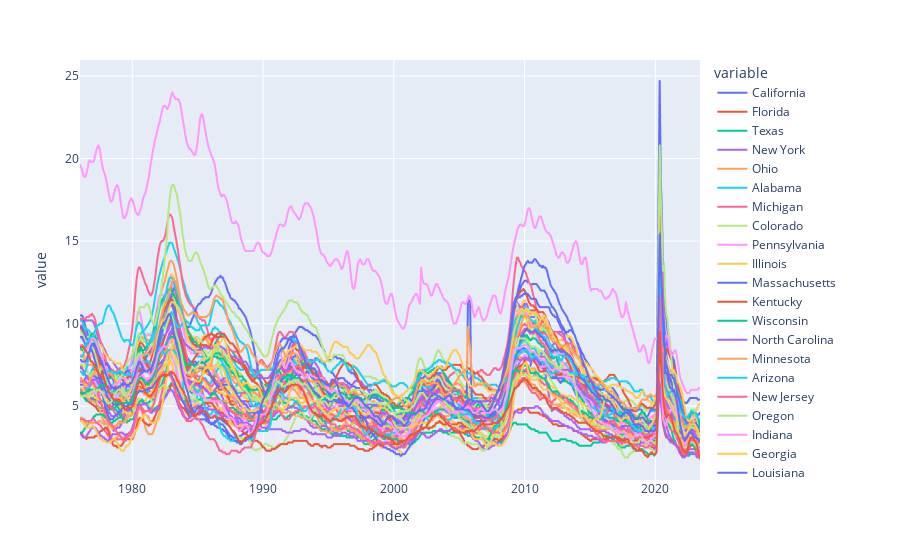

The cell this chart's notebook holds for it:
### Code cell
# Plot States Unemployment Rate
px.line(uemp_states)

### Figure 1 — Plotly figure (JSON) as saved in the notebook; plotly's stock layout.template omitted (floating-point values rounded to 4 significant figures; data arrays with more than 128 entries replaced by an {"elided": "..."} marker saying what was removed)
{"data": [{"hovertemplate": "variable=California<br>index=%{x}<br>value=%{y}<extra></extra>", "legendgroup": "California", "line": {"color": "#636efa", "dash": "solid"}, "marker": {"symbol": "circle"}, "mode": "lines", "name": "California", "showlegend": true, "type": "scattergl", "x": {"elided": "568 str values"}, "xaxis": "x", "y": {"elided": "568 float values"}, "yaxis": "y"}, {"hovertemplate": "variable=Florida<br>index=%{x}<br>value=%{y}<extra></extra>", "legendgroup": "Florida", "line": {"color": "#EF553B", "dash": "solid"}, "marker": {"symbol": "circle"}, "mode": "lines", "name": "Florida", "showlegend": true, "type": "scattergl", "x": {"elided": "568 str values"}, "xaxis": "x", "y": {"elided": "568 float values"}, "yaxis": "y"}, {"hovertemplate": "variable=Texas<br>index=%{x}<br>value=%{y}<extra></extra>", "legendgroup": "Texas", "line": {"color": "#00cc96", "dash": "solid"}, "marker": {"symbol": "circle"}, "mode": "lines", "name": "Texas", "showlegend": true, "type": "scattergl", "x": {"elided": "568 str values"}, "xaxis": "x", "y": {"elided": "568 float values"}, "yaxis": "y"}, {"hovertemplate": "variable=New York<br>index=%{x}<br>value=%{y}<extra></extra>", "legendgroup": "New York", "line": {"color": "#ab63fa", "dash": "solid"}, "marker": {"symbol": "circle"}, "mode": "lines", "name": "New York", "showlegend": true, "type": "scattergl", "x": {"elided": "568 str values"}, "xaxis": "x", "y": {"elided": "568 float values"}, "yaxis": "y"}, {"hovertemplate": "variable=Ohio<br>index=%{x}<br>value=%{y}<extra></extra>", "legendgroup": "Ohio", "line": {"color": "#FFA15A", "dash": "solid"}, "marker": {"symbol": "circle"}, "mode": "lines", "name": "Ohio", "showlegend": true, "type": "scattergl", "x": {"elided": "568 str values"}, "xaxis": "x", "y": {"elided": "568 float values"}, "yaxis": "y"}, {"hovertemplate": "variable=Alabama<br>index=%{x}<br>value=%{y}<extra></extra>", "legendgroup": "Alabama", "line": {"color": "#19d3f3", "dash": "solid"}, "marker": {"symbol": "circle"}, "mode": "lines", "name": "Alabama", "showlegend": true, "type": "scattergl", "x": {"elided": "568 str values"}, "xaxis": "x", "y": {"elided": "568 float values"}, "yaxis": "y"}, {"hovertemplate": "variable=Michigan<br>index=%{x}<br>value=%{y}<extra></extra>", "legendgroup": "Michigan", "line": {"color": "#FF6692", "dash": "solid"}, "marker": {"symbol": "circle"}, "mode": "lines", "name": "Michigan", "showlegend": true, "type": "scattergl", "x": {"elided": "568 str values"}, "xaxis": "x", "y": {"elided": "568 float values"}, "yaxis": "y"}, {"hovertemplate": "variable=Colorado<br>index=%{x}<br>value=%{y}<extra></extra>", "legendgroup": "Colorado", "line": {"color": "#B6E880", "dash": "solid"}, "marker": {"symbol": "circle"}, "mode": "lines", "name": "Colorado", "showlegend": true, "type": "scattergl", "x": {"elided": "568 str values"}, "xaxis": "x", "y": {"elided": "568 float values"}, "yaxis": "y"}, {"hovertemplate": "variable=Pennsylvania<br>index=%{x}<br>value=%{y}<extra></extra>", "legendgroup": "Pennsylvania", "line": {"color": "#FF97FF", "dash": "solid"}, "marker": {"symbol": "circle"}, "mode": "lines", "name": "Pennsylvania", "showlegend": true, "type": "scattergl", "x": {"elided": "568 str values"}, "xaxis": "x", "y": {"elided": "568 float values"}, "yaxis": "y"}, {"hovertemplate": "variable=Illinois<br>index=%{x}<br>value=%{y}<extra></extra>", "legendgroup": "Illinois", "line": {"color": "#FECB52", "dash": "solid"}, "marker": {"symbol": "circle"}, "mode": "lines", "name": "Illinois", "showlegend": true, "type": "scattergl", "x": {"elided": "568 str values"}, "xaxis": "x", "y": {"elided": "568 float values"}, "yaxis": "y"}, {"hovertemplate": "variable=Massachusetts<br>index=%{x}<br>value=%{y}<extra></extra>", "legendgroup": "Massachusetts", "line": {"color": "#636efa", "dash": "solid"}, "marker": {"symbol": "circle"}, "mode": "lines", "name": "Massachusetts", "showlegend": true, "type": "scattergl", "x": {"elided": "568 str values"}, "xaxis": "x", "y": {"elided": "568 float values"}, "yaxis": "y"}, {"hovertemplate": "variable=Kentucky<br>index=%{x}<br>value=%{y}<extra></extra>", "legendgroup": "Kentucky", "line": {"color": "#EF553B", "dash": "solid"}, "marker": {"symbol": "circle"}, "mode": "lines", "name": "Kentucky", "showlegend": true, "type": "scattergl", "x": {"elided": "568 str values"}, "xaxis": "x", "y": {"elided": "568 float values"}, "yaxis": "y"}, {"hovertemplate": "variable=Wisconsin<br>index=%{x}<br>value=%{y}<extra></extra>", "legendgroup": "Wisconsin", "line": {"color": "#00cc96", "dash": "solid"}, "marker": {"symbol": "circle"}, "mode": "lines", "name": "Wisconsin", "showlegend": true, "type": "scattergl", "x": {"elided": "568 str values"}, "xaxis": "x", "y": {"elided": "568 float values"}, "yaxis": "y"}, {"hovertemplate": "variable=North Carolina<br>index=%{x}<br>value=%{y}<extra></extra>", "legendgroup": "North Carolina", "line": {"color": "#ab63fa", "dash": "solid"}, "marker": {"symbol": "circle"}, "mode": "lines", "name": "North Carolina", "showlegend": true, "type": "scattergl", "x": {"elided": "568 str values"}, "xaxis": "x", "y": {"elided": "568 float values"}, "yaxis": "y"}, {"hovertemplate": "variable=Minnesota<br>index=%{x}<br>value=%{y}<extra></extra>", "legendgroup": "Minnesota", "line": {"color": "#FFA15A", "dash": "solid"}, "marker": {"symbol": "circle"}, "mode": "lines", "name": "Minnesota", "showlegend": true, "type": "scattergl", "x": {"elided": "568 str values"}, "xaxis": "x", "y": {"elided": "568 float values"}, "yaxis": "y"}, {"hovertemplate": "variable=Arizona<br>index=%{x}<br>value=%{y}<extra></extra>", "legendgroup": "Arizona", "line": {"color": "#19d3f3", "dash": "solid"}, "marker": {"symbol": "circle"}, "mode": "lines", "name": "Arizona", "showlegend": true, "type": "scattergl", "x": {"elided": "568 str values"}, "xaxis": "x", "y": {"elided": "568 float values"}, "yaxis": "y"}, {"hovertemplate": "variable=New Jersey<br>index=%{x}<br>value=%{y}<extra></extra>", "legendgroup": "New Jersey", "line": {"color": "#FF6692", "dash": "solid"}, "marker": {"symbol": "circle"}, "mode": "lines", "name": "New Jersey", "showlegend": true, "type": "scattergl", "x": {"elided": "568 str values"}, "xaxis": "x", "y": {"elided": "568 float values"}, "yaxis": "y"}, {"hovertemplate": "variable=Oregon<br>index=%{x}<br>value=%{y}<extra></extra>", "legendgroup": "Oregon", "line": {"color": "#B6E880", "dash": "solid"}, "marker": {"symbol": "circle"}, "mode": "lines", "name": "Oregon", "showlegend": true, "type": "scattergl", "x": {"elided": "568 str values"}, "xaxis": "x", "y": {"elided": "568 float values"}, "yaxis": "y"}, {"hovertemplate": "variable=Indiana<br>index=%{x}<br>value=%{y}<extra></extra>", "legendgroup": "Indiana", "line": {"color": "#FF97FF", "dash": "solid"}, "marker": {"symbol": "circle"}, "mode": "lines", "name": "Indiana", "showlegend": true, "type": "scattergl", "x": {"elided": "568 str values"}, "xaxis": "x", "y": {"elided": "568 float values"}, "yaxis": "y"}, {"hovertemplate": "variable=Georgia<br>index=%{x}<br>value=%{y}<extra></extra>", "legendgroup": "Georgia", "line": {"color": "#FECB52", "dash": "solid"}, "marker": {"symbol": "circle"}, "mode": "lines", "name": "Georgia", "showlegend": true, "type": "scattergl", "x": {"elided": "568 str values"}, "xaxis": "x", "y": {"elided": "568 float values"}, "yaxis": "y"}, {"hovertemplate": "variable=Louisiana<br>index=%{x}<br>value=%{y}<extra></extra>", "legendgroup": "Louisiana", "line": {"color": "#636efa", "dash": "solid"}, "marker": {"symbol": "circle"}, "mode": "lines", "name": "Louisiana", "showlegend": true, "type": "scattergl", "x": {"elided": "568 str values"}, "xaxis": "x", "y": {"elided": "568 float values"}, "yaxis": "y"}, {"hovertemplate": "variable=South Carolina<br>index=%{x}<br>value=%{y}<extra></extra>", "legendgroup": "South Carolina", "line": {"color": "#EF553B", "dash": "solid"}, "marker": {"symbol": "circle"}, "mode": "lines", "name": "South Carolina", "showlegend": true, "type": "scattergl", "x": {"elided": "568 str values"}, "xaxis": "x", "y": {"elided": "568 float values"}, "yaxis": "y"}, {"hovertemplate": "variable=Washington<br>index=%{x}<br>value=%{y}<extra></extra>", "legendgroup": "Washington", "line": {"color": "#00cc96", "dash": "solid"}, "marker": {"symbol": "circle"}, "mode": "lines", "name": "Washington", "showlegend": true, "type": "scattergl", "x": {"elided": "568 str values"}, "xaxis": "x", "y": {"elided": "568 float values"}, "yaxis": "y"}, {"hovertemplate": "variable=Utah<br>index=%{x}<br>value=%{y}<extra></extra>", "legendgroup": "Utah", "line": {"color": "#ab63fa", "dash": "solid"}, "marker": {"symbol": "circle"}, "mode": "lines", "name": "Utah", "showlegend": true, "type": "scattergl", "x": {"elided": "568 str values"}, "xaxis": "x", "y": {"elided": "568 float values"}, "yaxis": "y"}, {"hovertemplate": "variable=Oklahoma<br>index=%{x}<br>value=%{y}<extra></extra>", "legendgroup": "Oklahoma", "line": {"color": "#FFA15A", "dash": "solid"}, "marker": {"symbol": "circle"}, "mode": "lines", "name": "Oklahoma", "showlegend": true, "type": "scattergl", "x": {"elided": "568 str values"}, "xaxis": "x", "y": {"elided": "568 float values"}, "yaxis": "y"}, {"hovertemplate": "variable=Tennessee<br>index=%{x}<br>value=%{y}<extra></extra>", "legendgroup": "Tennessee", "line": {"color": "#19d3f3", "dash": "solid"}, "marker": {"symbol": "circle"}, "mode": "lines", "name": "Tennessee", "showlegend": true, "type": "scattergl", "x": {"elided": "568 str values"}, "xaxis": "x", "y": {"elided": "568 float values"}, "yaxis": "y"}, {"hovertemplate": "variable=Missouri<br>index=%{x}<br>value=%{y}<extra></extra>", "legendgroup": "Missouri", "line": {"color": "#FF6692", "dash": "solid"}, "marker": {"symbol": "circle"}, "mode": "lines", "name": "Missouri", "showlegend": true, "type": "scattergl", "x": {"elided": "568 str values"}, "xaxis": "x", "y": {"elided": "568 float values"}, "yaxis": "y"}, {"hovertemplate": "variable=West Virginia<br>index=%{x}<br>value=%{y}<extra></extra>", "legendgroup": "West Virginia", "line": {"color": "#B6E880", "dash": "solid"}, "marker": {"symbol": "circle"}, "mode": "lines", "name": "West Virginia", "showlegend": true, "type": "scattergl", "x": {"elided": "568 str values"}, "xaxis": "x", "y": {"elided": "568 float values"}, "yaxis": "y"}, {"hovertemplate": "variable=Maryland<br>index=%{x}<br>value=%{y}<extra></extra>", "legendgroup": "Maryland", "line": {"color": "#FF97FF", "dash": "solid"}, "marker": {"symbol": "circle"}, "mode": "lines", "name": "Maryland", "showlegend": true, "type": "scattergl", "x": {"elided": "568 str values"}, "xaxis": "x", "y": {"elided": "568 float values"}, "yaxis": "y"}, {"hovertemplate": "variable=Virginia<br>index=%{x}<br>value=%{y}<extra></extra>", "legendgroup": "Virginia", "line": {"color": "#FECB52", "dash": "solid"}, "marker": {"symbol": "circle"}, "mode": "lines", "name": "Virginia", "showlegend": true, "type": "scattergl", "x": {"elided": "568 str values"}, "xaxis": "x", "y": {"elided": "568 float values"}, "yaxis": "y"}, {"hovertemplate": "variable=Nevada<br>index=%{x}<br>value=%{y}<extra></extra>", "legendgroup": "Nevada", "line": {"color": "#636efa", "dash": "solid"}, "marker": {"symbol": "circle"}, "mode": "lines", "name": "Nevada", "showlegend": true, "type": "scattergl", "x": {"elided": "568 str values"}, "xaxis": "x", "y": {"elided": "568 float values"}, "yaxis": "y"}, {"hovertemplate": "variable=New Mexico<br>index=%{x}<br>value=%{y}<extra></extra>", "legendgroup": "New Mexico", "line": {"color": "#EF553B", "dash": "solid"}, "marker": {"symbol": "circle"}, "mode": "lines", "name": "New Mexico", "showlegend": true, "type": "scattergl", "x": {"elided": "568 str values"}, "xaxis": "x", "y": {"elided": "568 float values"}, "yaxis": "y"}, {"hovertemplate": "variable=North Dakota<br>index=%{x}<br>value=%{y}<extra></extra>", "legendgroup": "North Dakota", "line": {"color": "#00cc96", "dash": "solid"}, "marker": {"symbol": "circle"}, "mode": "lines", "name": "North Dakota", "showlegend": true, "type": "scattergl", "x": {"elided": "568 str values"}, "xaxis": "x", "y": {"elided": "568 float values"}, "yaxis": "y"}, {"hovertemplate": "variable=Arkansas<br>index=%{x}<br>value=%{y}<extra></extra>", "legendgroup": "Arkansas", "line": {"color": "#ab63fa", "dash": "solid"}, "marker": {"symbol": "circle"}, "mode": "lines", "name": "Arkansas", "showlegend": true, "type": "scattergl", "x": {"elided": "568 str values"}, "xaxis": "x", "y": {"elided": "568 float values"}, "yaxis": "y"}, {"hovertemplate": "variable=Iowa<br>index=%{x}<br>value=%{y}<extra></extra>", "legendgroup": "Iowa", "line": {"color": "#FFA15A", "dash": "solid"}, "marker": {"symbol": "circle"}, "mode": "lines", "name": "Iowa", "showlegend": true, "type": "scattergl", "x": {"elided": "568 str values"}, "xaxis": "x", "y": {"elided": "568 float values"}, "yaxis": "y"}, {"hovertemplate": "variable=Alaska<br>index=%{x}<br>value=%{y}<extra></extra>", "legendgroup": "Alaska", "line": {"color": "#19d3f3", "dash": "solid"}, "marker": {"symbol": "circle"}, "mode": "lines", "name": "Alaska", "showlegend": true, "type": "scattergl", "x": {"elided": "568 str values"}, "xaxis": "x", "y": {"elided": "568 float values"}, "yaxis": "y"}, {"hovertemplate": "variable=Kansas<br>index=%{x}<br>value=%{y}<extra></extra>", "legendgroup": "Kansas", "line": {"color": "#FF6692", "dash": "solid"}, "marker": {"symbol": "circle"}, "mode": "lines", "name": "Kansas", "showlegend": true, "type": "scattergl", "x": {"elided": "568 str values"}, "xaxis": "x", "y": {"elided": "568 float values"}, "yaxis": "y"}, {"hovertemplate": "variable=Hawaii<br>index=%{x}<br>value=%{y}<extra></extra>", "legendgroup": "Hawaii", "line": {"color": "#B6E880", "dash": "solid"}, "marker": {"symbol": "circle"}, "mode": "lines", "name": "Hawaii", "showlegend": true, "type": "scattergl", "x": {"elided": "568 str values"}, "xaxis": "x", "y": {"elided": "568 float values"}, "yaxis": "y"}, {"hovertemplate": "variable=Puerto Rico<br>index=%{x}<br>value=%{y}<extra></extra>", "legendgroup": "Puerto Rico", "line": {"color": "#FF97FF", "dash": "solid"}, "marker": {"symbol": "circle"}, "mode": "lines", "name": "Puerto Rico", "showlegend": true, "type": "scattergl", "x": {"elided": "568 str values"}, "xaxis": "x", "y": {"elided": "568 float values"}, "yaxis": "y"}, {"hovertemplate": "variable=the District of Columbia<br>index=%{x}<br>value=%{y}<extra></extra>", "legendgroup": "the District of Columbia", "line": {"color": "#FECB52", "dash": "solid"}, "marker": {"symbol": "circle"}, "mode": "lines", "name": "the District of Columbia", "showlegend": true, "type": "scattergl", "x": {"elided": "568 str values"}, "xaxis": "x", "y": {"elided": "568 float values"}, "yaxis": "y"}, {"hovertemplate": "variable=Connecticut<br>index=%{x}<br>value=%{y}<extra></extra>", "legendgroup": "Connecticut", "line": {"color": "#636efa", "dash": "solid"}, "marker": {"symbol": "circle"}, "mode": "lines", "name": "Connecticut", "showlegend": true, "type": "scattergl", "x": {"elided": "568 str values"}, "xaxis": "x", "y": {"elided": "568 float values"}, "yaxis": "y"}, {"hovertemplate": "variable=Nebraska<br>index=%{x}<br>value=%{y}<extra></extra>", "legendgroup": "Nebraska", "line": {"color": "#EF553B", "dash": "solid"}, "marker": {"symbol": "circle"}, "mode": "lines", "name": "Nebraska", "showlegend": true, "type": "scattergl", "x": {"elided": "568 str values"}, "xaxis": "x", "y": {"elided": "568 float values"}, "yaxis": "y"}, {"hovertemplate": "variable=Montana<br>index=%{x}<br>value=%{y}<extra></extra>", "legendgroup": "Montana", "line": {"color": "#00cc96", "dash": "solid"}, "marker": {"symbol": "circle"}, "mode": "lines", "name": "Montana", "showlegend": true, "type": "scattergl", "x": {"elided": "568 str values"}, "xaxis": "x", "y": {"elided": "568 float values"}, "yaxis": "y"}, {"hovertemplate": "variable=South Dakota<br>index=%{x}<br>value=%{y}<extra></extra>", "legendgroup": "South Dakota", "line": {"color": "#ab63fa", "dash": "solid"}, "marker": {"symbol": "circle"}, "mode": "lines", "name": "South Dakota", "showlegend": true, "type": "scattergl", "x": {"elided": "568 str values"}, "xaxis": "x", "y": {"elided": "568 float values"}, "yaxis": "y"}, {"hovertemplate": "variable=Mississippi<br>index=%{x}<br>value=%{y}<extra></extra>", "legendgroup": "Mississippi", "line": {"color": "#FFA15A", "dash": "solid"}, "marker": {"symbol": "circle"}, "mode": "lines", "name": "Mississippi", "showlegend": true, "type": "scattergl", "x": {"elided": "568 str values"}, "xaxis": "x", "y": {"elided": "568 float values"}, "yaxis": "y"}, {"hovertemplate": "variable=Delaware<br>index=%{x}<br>value=%{y}<extra></extra>", "legendgroup": "Delaware", "line": {"color": "#19d3f3", "dash": "solid"}, "marker": {"symbol": "circle"}, "mode": "lines", "name": "Delaware", "showlegend": true, "type": "scattergl", "x": {"elided": "568 str values"}, "xaxis": "x", "y": {"elided": "568 float values"}, "yaxis": "y"}, {"hovertemplate": "variable=New Hampshire<br>index=%{x}<br>value=%{y}<extra></extra>", "legendgroup": "New Hampshire", "line": {"color": "#FF6692", "dash": "solid"}, "marker": {"symbol": "circle"}, "mode": "lines", "name": "New Hampshire", "showlegend": true, "type": "scattergl", "x": {"elided": "568 str values"}, "xaxis": "x", "y": {"elided": "568 float values"}, "yaxis": "y"}, {"hovertemplate": "variable=Idaho<br>index=%{x}<br>value=%{y}<extra></extra>", "legendgroup": "Idaho", "line": {"color": "#B6E880", "dash": "solid"}, "marker": {"symbol": "circle"}, "mode": "lines", "name": "Idaho", "showlegend": true, "type": "scattergl", "x": {"elided": "568 str values"}, "xaxis": "x", "y": {"elided": "568 float values"}, "yaxis": "y"}, {"hovertemplate": "variable=Maine<br>index=%{x}<br>value=%{y}<extra></extra>", "legendgroup": "Maine", "line": {"color": "#FF97FF", "dash": "solid"}, "marker": {"symbol": "circle"}, "mode": "lines", "name": "Maine", "showlegend": true, "type": "scattergl", "x": {"elided": "568 str values"}, "xaxis": "x", "y": {"elided": "568 float values"}, "yaxis": "y"}, {"hovertemplate": "variable=Wyoming<br>index=%{x}<br>value=%{y}<extra></extra>", "legendgroup": "Wyoming", "line": {"color": "#FECB52", "dash": "solid"}, "marker": {"symbol": "circle"}, "mode": "lines", "name": "Wyoming", "showlegend": true, "type": "scattergl", "x": {"elided": "568 str values"}, "xaxis": "x", "y": {"elided": "568 float values"}, "yaxis": "y"}, {"hovertemplate": "variable=Rhode Island<br>index=%{x}<br>value=%{y}<extra></extra>", "legendgroup": "Rhode Island", "line": {"color": "#636efa", "dash": "solid"}, "marker": {"symbol": "circle"}, "mode": "lines", "name": "Rhode Island", "showlegend": true, "type": "scattergl", "x": {"elided": "568 str values"}, "xaxis": "x", "y": {"elided": "568 float values"}, "yaxis": "y"}, {"hovertemplate": "variable=Vermont<br>index=%{x}<br>value=%{y}<extra></extra>", "legendgroup": "Vermont", "line": {"color": "#EF553B", "dash": "solid"}, "marker": {"symbol": "circle"}, "mode": "lines", "name": "Vermont", "showlegend": true, "type": "scattergl", "x": {"elided": "568 str values"}, "xaxis": "x", "y": {"elided": "568 float values"}, "yaxis": "y"}], "layout": {"legend": {"title": {"text": "variable"}, "tracegroupgap": 0}, "margin": {"t": 60}, "xaxis": {"anchor": "y", "domain": [0, 1], "title": {"text": "index"}}, "yaxis": {"anchor": "x", "domain": [0, 1], "title": {"text": "value"}}}}
